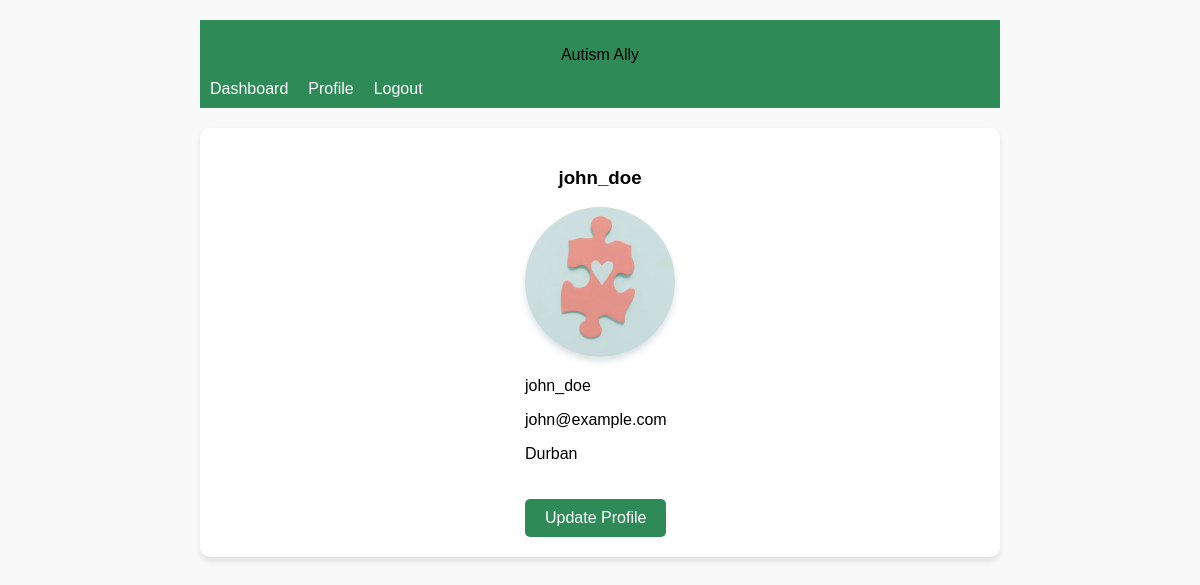
The app's page /profile (signed in) with its own data.
### api/models.py (models this page shows, shortened)
class User(db.Model):
	__tablename__ = 'user'
	id = db.Column(db.Integer, primary_key=True)
	username = db.Column(db.String(150), nullable=False, unique=True)
	email = db.Column(db.String(150), nullable=False, unique=True)
	password = db.Column(db.String(150), nullable=False)
	city = db.Column(db.String(80), nullable=False)
	image_file = db.Column(db.String(20), nullable=False, default='default.jpg')
	posts = db.relationship('Post', back_populates='user', lazy='dynamic')
	resource = db.relationship('Resource', secondary=user_resource_association, back_populates='user')

### app.py (the view)
	@app.route('/profile')
	def profile():
		if 'user_id' not in session:
			return redirect(url_for('login'))
		user_id = session['user_id']
		user = User.query.get(user_id)
		return render_template('profile.html', user=user)

### templates/profile.html (shortened to what this page needs)
<!DOCTYPE html>
<html lang="en">
<head>
    <link rel="stylesheet" href="{{ url_for('static', filename='css/styles.css') }}">
    <link rel="stylesheet" href="{{ url_for('static', filename='css/profile.css') }}">
</head>
<body>
	<div class="container">
    <header>
        <p>Autism Ally</p>
        <nav>
            <ul>
                <li><a href="/dashboard">Dashboard</a></li>
                <li><a href="/profile">Profile</a></li>
                <li><a href="/logout">Logout</a></li>
            </ul>
        </nav>
    </header>
    <main class="profile-container">
        <h3>{{ user.username }}</h3>
        <div class="profile-info">
            <img class="profile-picture"  src="{{ url_for('static', filename='profile_pics/' + user.image_file) if user.image_file != 'default.jpg' else url_for('static', filename='images/default.jpg') }}" alt="Profile Picture">
            <p>{{ user.username }}</p>
            <p>{{ user.email }}</p>
            <p>{{ user.city }}</p>
            <a href="/profile/update" class="btn">Update Profile</a>
        </div>
    </main>
	</div>
</body>
</html>

### static/css/styles.css (style rules this page uses)
body { font-family: Arial, sans-serif; margin: 0; padding: 0; }
header { position: sticky; top: 0; background-color: #4CAF50; padding: 10px 0; z-index: 1000; }
nav ul { list-style: none; padding: 0; margin: 0; display: flex; }
nav ul li { margin: 0 1rem; }
nav ul li a { color: white; text-decoration: none; }

### static/css/profile.css (style rules this page uses)
body { font-family: Arial, sans-serif; background-color: #f9f9f9; margin: 0; padding: 0; }
.container { max-width: 800px; margin: 0 auto; padding: 20px; }
header { background-color: seagreen; text-align: center; margin-bottom: 20px; }
nav ul { list-style: none; padding: 0; }
nav ul li { display: inline; margin: 0 10px; }
.profile-container { text-align: center; background: white; padding: 20px; border-radius: 10px; box-shadow: 0 4px 6px rgba(0, 0, 0, 0.1); }
.profile-info { display: inline-block; text-align: left; }
.profile-picture { border-radius: 50%; width: 150px; height: 150px; object-fit: cover; box-shadow: 0 4px 6px rgba(34, 60, 80, 0.16); transition: all ease-in-out 0.2s; }
.btn { display: inline-block; padding: 10px 20px; margin-top: 20px; background-color: seagreen; color: white; text-decoration: none; border-radius: 5px; transition: background-color 0.2s; }

### records on screen
User: username "john_doe", image_file (placeholder picture), email "john@example.com", city "Durban"
